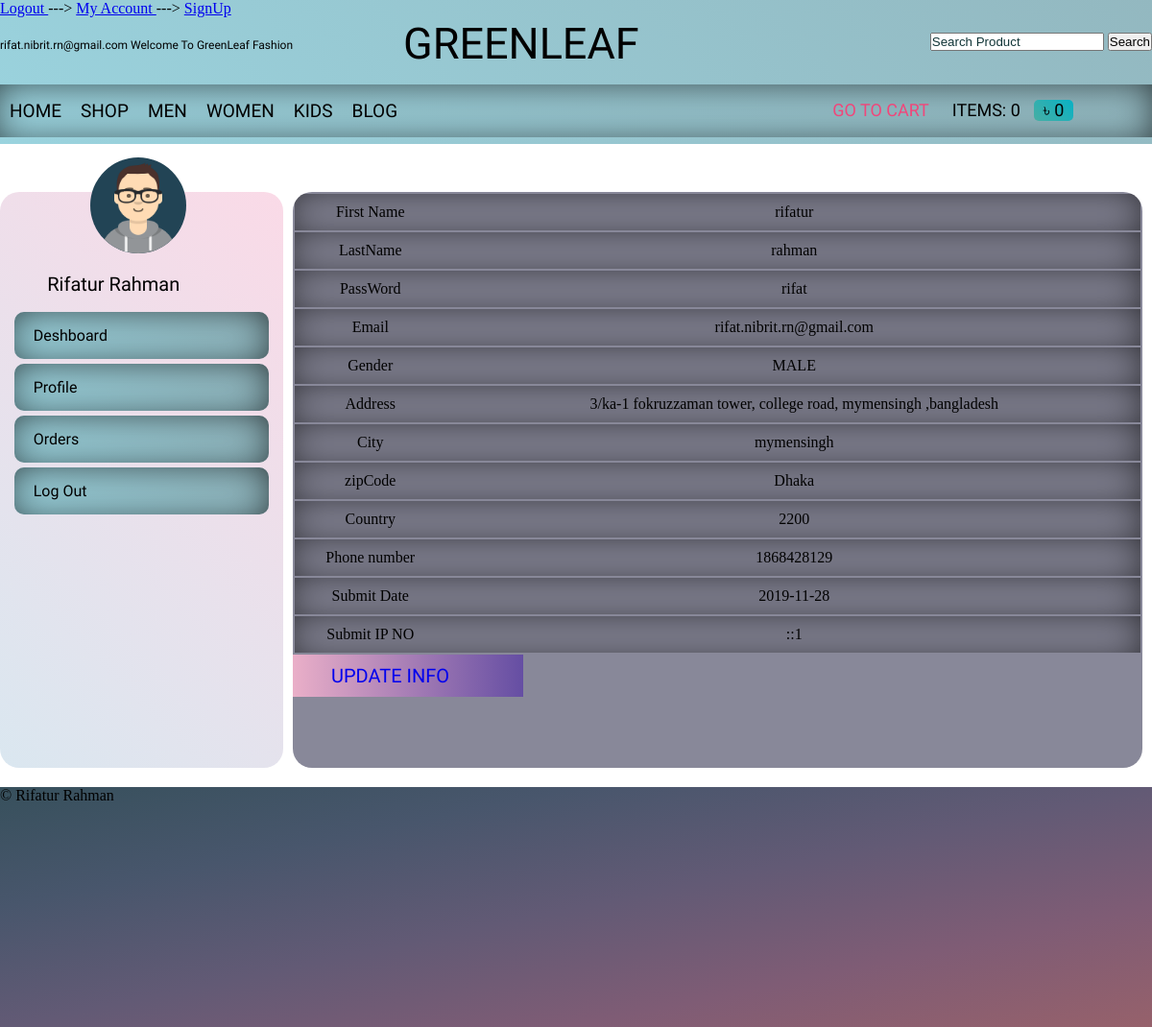
Page /profile.php (signed in) on the committed database.
### tables this page shows
CREATE TABLE `customers` (
  `customerID` int(11) NOT NULL,
  `FirstName` varchar(50) NOT NULL,
  `LastName` varchar(50) NOT NULL,
  `C_pass` varchar(20) NOT NULL,
  `Email` varchar(30) NOT NULL,
  `gender` varchar(20) NOT NULL,
  `Address` varchar(230) NOT NULL,
  `city` varchar(30) NOT NULL,
  `country` varchar(30) NOT NULL,
  `zipCode` varchar(30) DEFAULT NULL,
  `phone` int(12) NOT NULL,
  `regDate` date NOT NULL,
  `customerIP` varchar(20) NOT NULL
);

### profile.php (the view, shortened to what this page needs)
<?php include('header.php'); ?>
	<div class="customerWrapper">
		<div class="panelHead">
		</div>
		<div class="displayContent">
			<div class="leftSideContent">
						<div class="leftheader">
								<div class="profileimage" id="propisc">
											<img src="image/avatar.png" alt="">
								</div>
								<span class="C-name">
									<?php
											$customer_session=$_SESSION['Email'];
											$get_user="SELECT * FROM customers WHERE Email='$customer_session'";
											$run=mysqli_query($conn,$get_user);
											while ($row=mysqli_fetch_array($run)) {
												$cunstomer=$row['customerID'];
												$Fname=$row['FirstName'];
												$lname=$row['LastName'];
											}
											echo $Fname." ".$lname;
											?>
								 </span>
						</div>
						<div class="InformationBar">
							<a href="customer_panel.php">Deshboard</a>
							<a href="profile.php?">Profile</a>
							<a href="my_order.php?customer=<?php echo$cunstomer?>">Orders</a>
							<a href="logout.php">Log Out</a>
						</div>
			</div>
			<div class="rightSideContent">
        <?php
        $conn=mysqli_connect("localhost","root","","greenleaf");
                   $customer_session=$_SESSION['Email'];
                   $query= "SELECT * FROM customers  WHERE Email='$customer_session'";
                   $result=mysqli_query($conn,$query);
                   while($row=mysqli_fetch_assoc($result)){
                $fname =$row["FirstName"];
                $lname=$row["LastName"];
                $email=$row["Email"];
                $pass=$row["C_pass"];
                $gender=$row["gender"];
                $address=$row["Address"];
                $city=$row["city"];
                $zipcode=$row["country"];
                $County=$row["zipCode"];
                $Phone=$row["phone"];
                $regDate=$row["regDate"];
                $customerIP=$row["customerIP"];
            ?>
        <table>
            <tr> <td>First Name</td> <td> <?php echo $fname; ?> </td></tr>
            <tr> <td>LastName</td> <td><?php echo $lname; ?></td></tr>
            <tr> <td>PassWord</td><td><?php echo $pass; ?></td></tr>
            <tr> <td>Email</td><td><?php echo $email; ?></td></tr>
              <tr> <td>Gender</td><td><?php echo $gender; ?></td></tr>
              <tr> <td>Address</td><td><?php echo $address; ?></td></tr>
              <tr> <td>City</td><td><?php echo $city; ?></td></tr>
              <tr> <td>zipCode</td><td><?php echo $zipcode; ?></td></tr>
              <tr> <td>Country</td> <td><?php echo $County; ?></td></tr>
              <tr> <td>Phone number</td> <td><?php echo $Phone; ?></td></tr>
              <tr> <td>Submit Date</td><td><?php echo $regDate; ?></td></tr>
              <tr> <td>Submit IP NO</td><td><?php echo $customerIP; ?></td></tr>
        </table>
      <?php } ?>
      <div class="update">
        <a href="updateinfo.php"> UPDATE INFO</a>
      </div>
			</div>
		</div>
	</div>
<?php include('footer.php'); ?>

### css/cpanel.css (style rules this page uses)
.customerWrapper { width: 100%; }
.panelHead { height: 50px; width: 100%; }
.displayContent { width: 100%; display: flex; flex-direction: row; }
.leftSideContent { flex: 1; background:linear-gradient(45deg,#DAE7F0,#FADAE7); height: 600px; border-radius: 20px; margin-bottom: 20px; }
.leftheader { height: 120px; width: 90%; margin: auto; position: relative; }
.profileimage { height: 100px; width: 100px; background: #245; position: absolute; z-index: 2; left: 30%; top: -30%; border-radius: 50%; overflow: hidden; }
.profileimage>img { height: 100px; width: 100px; }
.C-name { position: absolute; bottom:10%; left: 13%; font-size: 20px; text-transform: capitalize; font-family: 'Aldrich', sans-serif; color: black; }
.InformationBar { width: 90%; margin: auto; }
.InformationBar a { text-decoration: none; display: block; padding: 15px 20px; background:linear-gradient(45deg,#9AD3DE,#93B8C0); font-family: 'Allerta Stencil', sans-serif; color: black; z-index: 2; margin-top: 5px; position: relative; border-radius: 10px; overflow: hidden; -webkit-box-shadow: inset -2px 2px 41px -7px rgba(0,0,0,0.75); -moz-box-shadow: inset -2px 2px 41px -7px rgba(0,0,0,0.75); box-shadow: inset -2px 2px 41px -7px rgba(0,0,0,0.75); }
.InformationBar>a::before { content:''; position: absolute; top:0; left: 0; width:100%; height: 100%; background:linear-gradient(45deg,#DAE7F0,#FADAE7); transform: scaleX(0); transition: transform 0.5s; z-index: -1; overflow: hidden; -webkit-box-shadow: inset -2px 2px 41px -7px rgba(0,0,0,0.75); -moz-box-shadow: inset -2px 2px 41px -7px rgba(0,0,0,0.75); box-shadow: inset -2px 2px 41px -7px rgba(0,0,0,0.75); }
.rightSideContent { flex: 3; background: #889; margin-left: 10px; margin-right: 10px; margin-bottom: 20px; border-radius: 20px; overflow: hidden; }
.rightSideContent tr { -webkit-box-shadow: inset -2px 2px 41px -7px rgba(0,0,0,0.75); -moz-box-shadow: inset -2px 2px 41px -7px rgba(0,0,0,0.75); box-shadow: inset -2px 2px 41px -7px rgba(0,0,0,0.75); }
.update { width: 240px; }
.update a { display: block; text-decoration: none; padding: 10px 40px; font-family: 'Aldrich', sans-serif; font-size: 20px; background: #654ea3; background: -webkit-linear-gradient(to right, #eaafc8, #654ea3); background: linear-gradient(to right, #eaafc8, #654ea3); }

### css/style.css (style rules this page uses)
*,html { margin: 0; padding: 0; }
::placeholder { color: #113537; opacity: 1; }

### css/cart.css (style rules this page uses)
table { width:100%; }
table tbody tr { border-bottom: 2px solid black; }
td { text-align: center; padding: 10px 0px; }

### rows in the picture
customers: FirstName "Rifatur", LastName "Rahman", FirstName "rifatur", LastName "rahman", C_pass "rifat", Email "rifat.nibrit.rn@gmail.com", gender "MALE", Address "3/ka-1 fokruzzaman tower, college road, mymensingh ,bangladesh", city "mymensingh", country "Dhaka", zipCode "2200", phone "1868428129", regDate "2019-11-28", customerIP "::1"

### other values in the picture
$_SESSION['Email'] "rifat.nibrit.rn@gmail.com"
$count "0"
$total "0"
